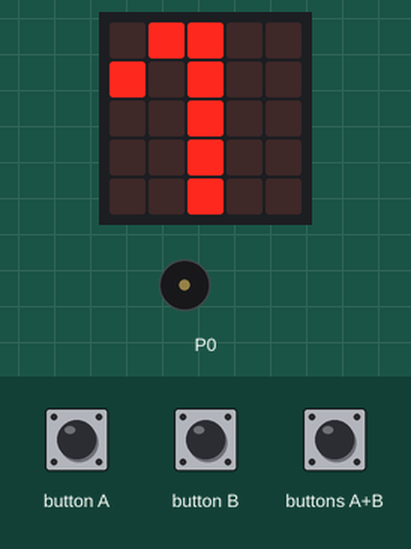
This program was run on a simulated BBC micro:bit (MakeCode). On the bench: the board's 5×5 LED display, buzzer (waves = sounding). The test bench sets the inputs (shaded band).

Above: at 1.2 s.
1.3 s: button A pressed for 0.15 s
At 1.32 s:
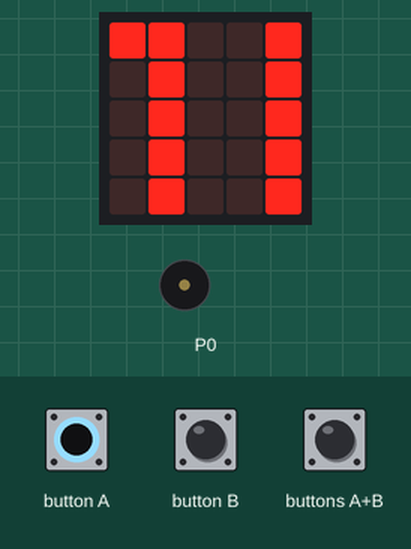
At 1.77 s:
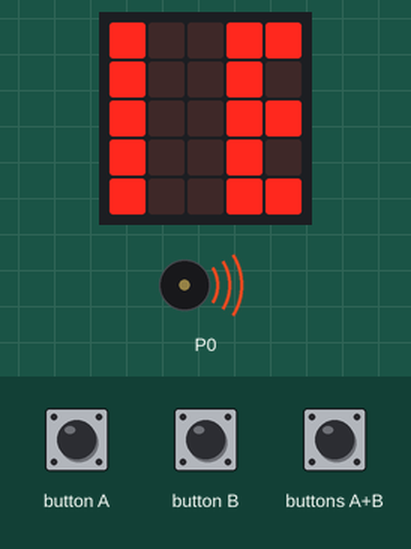
2.0 s: button B pressed for 0.15 s
At 2.2 s:
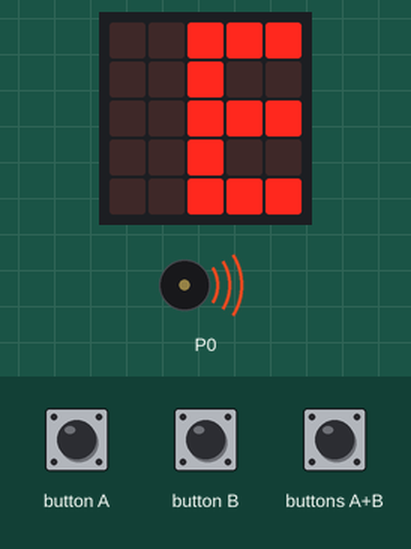
2.7 s: buttons A+B pressed for 0.15 s
At 3.08 s:
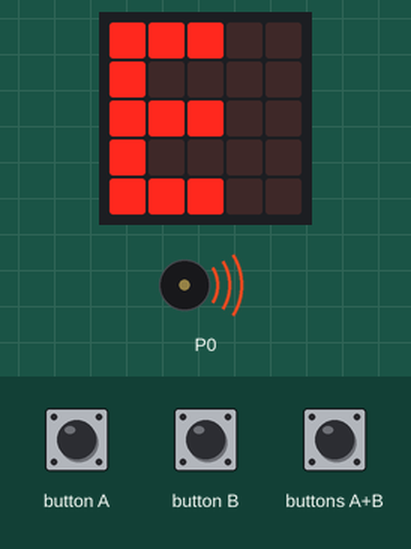
3.4 s: buttons A+B pressed for 1 s
5.0 s: button A pressed for 0.15 s
5.7 s: button B pressed for 0.15 s
Timing chart, 0 to 9.5 s (numbered marks = the images above; inputs shaded):
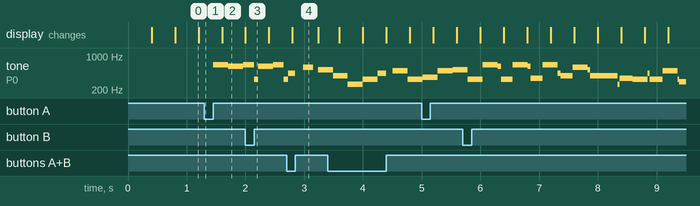

Measured:
- after the input at 1.3 s, tone on P0: silent → 659 Hz after 0.15 s, → 622 Hz 0.26 s later, → 659 Hz 0.26 s later
- what the display in image 0 shows lasts 0.4 s, from 0.8 s to 1.2 s

The program:

Mela_s_-_Heart.py
```python
def Heart_2():
    basic.show_leds("""
        . . . # .
        . . # # #
        . . # # #
        . . . # #
        . . . . #
        """)
    basic.show_leds("""
        . . # . #
        . # # # #
        . # # # #
        . . # # #
        . . . # .
        """)
    basic.show_leds("""
        . # . # .
        # # # # #
        # # # # #
        . # # # .
        . . # . .
        """)
    basic.show_leds("""
        # . # . .
        # # # # .
        # # # # .
        # # # . .
        . # . . .
        """)
    basic.show_leds("""
        . # . . .
        # # # . .
        # # # . .
        # # . . .
        # . . . .
        """)

def on_button_pressed_a():
    music.play_tone(659, music.beat(BeatFraction.HALF))
    music.play_tone(622, music.beat(BeatFraction.HALF))
    music.play_tone(659, music.beat(BeatFraction.HALF))
    music.play_tone(622, music.beat(BeatFraction.HALF))
    music.play_tone(659, music.beat(BeatFraction.HALF))
    music.play_tone(440, music.beat(BeatFraction.HALF))
    music.play_tone(587, music.beat(BeatFraction.HALF))
    music.play_tone(523, music.beat(BeatFraction.HALF))
    music.play_tone(392, music.beat(BeatFraction.HALF))
    music.play_tone(262, music.beat(BeatFraction.HALF))
    music.play_tone(330, music.beat(BeatFraction.HALF))
    music.play_tone(440, music.beat(BeatFraction.HALF))
    music.play_tone(494, music.beat(BeatFraction.HALF))
    music.play_tone(330, music.beat(BeatFraction.HALF))
    music.play_tone(370, music.beat(BeatFraction.HALF))
    music.play_tone(494, music.beat(BeatFraction.HALF))
    music.play_tone(523, music.beat(BeatFraction.HALF))
    music.play_tone(330, music.beat(BeatFraction.HALF))
input.on_button_pressed(Button.A, on_button_pressed_a)

def on_button_pressed_ab():
    music.stop_melody(MelodyStopOptions.ALL)
input.on_button_pressed(Button.AB, on_button_pressed_ab)

def on_button_pressed_b():
    music.start_melody(music.built_in_melody(Melodies.ODE), MelodyOptions.ONCE)
input.on_button_pressed(Button.B, on_button_pressed_b)

def Heart_1():
    basic.show_leds("""
        # . . . .
        # # . . #
        # # . . #
        # . . . .
        . . . . .
        """)
    basic.show_leds("""
        . . . . #
        # . . # #
        # . . # #
        . . . . #
        . . . . .
        """)

def on_forever():
    basic.show_leds("""
        # # . # #
        # . # . #
        # . . . #
        # . . . #
        # . . . #
        """)
    basic.show_leds("""
        # . # # .
        . # . # .
        . . . # .
        . . . # .
        . . . # .
        """)
    basic.show_leds("""
        . # # . .
        # . # . .
        . . # . .
        . . # . .
        . . # . .
        """)
    basic.show_leds("""
        # # . . #
        . # . . #
        . # . . #
        . # . . #
        . # . . #
        """)
    basic.show_leds("""
        # . . # #
        # . . # .
        # . . # #
        # . . # .
        # . . # #
        """)
    basic.show_leds("""
        . . # # #
        . . # . .
        . . # # #
        . . # . .
        . . # # #
        """)
    basic.show_leds("""
        . # # # .
        . # . . .
        . # # # .
        . # . . .
        . # # # .
        """)
    basic.show_leds("""
        # # # . .
        # . . . .
        # # # . .
        # . . . .
        # # # . .
        """)
    basic.show_leds("""
        # # . . #
        . . . . #
        # # . . #
        . . . . #
        # # . . #
        """)
    basic.show_leds("""
        # . . # .
        . . . # .
        # . . # .
        . . . # .
        # . . # #
        """)
    basic.show_leds("""
        . . # . .
        . . # . .
        . . # . .
        . . # . .
        . . # # #
        """)
    basic.show_leds("""
        . # . . .
        . # . . .
        . # . . .
        . # . . .
        . # # # .
        """)
    basic.show_leds("""
        # . . . .
        # . . . .
        # . . . .
        # . . . .
        # # # . .
        """)
    basic.show_leds("""
        . . . . #
        . . . . #
        . . . . #
        . . . . #
        # # . . #
        """)
    basic.show_leds("""
        . . . # #
        . . . # .
        . . . # #
        . . . # .
        # . . # .
        """)
    basic.show_leds("""
        . . # # #
        . . # . #
        . . # # #
        . . # . #
        . . # . #
        """)
    basic.show_leds("""
        . # # # .
        . # . # .
        . # # # .
        . # . # .
        . # . # .
        """)
    basic.show_leds("""
        # # # . .
        # . # . .
        # # # . .
        # . # . .
        # . # . .
        """)
    basic.show_leds("""
        # # . . .
        . # . . .
        # # . . .
        . # . . .
        . # . . .
        """)
    basic.show_leds("""
        # . . . .
        # . . . .
        # . . . .
        # . . . .
        # . . . .
        """)
    basic.show_leds("""
        . . . . .
        . . . . .
        . . . . .
        . . . . .
        . . . . .
        """)
    basic.show_leds("""
        . . . . .
        . . . . #
        . . . . #
        . . . . .
        . . . . .
        """)
    basic.show_leds("""
        . . . . #
        . . . # #
        . . . # #
        . . . . #
        . . . . .
        """)
    Heart_2()
    for index in range(3):
        Heart_1()
        Heart_2()
    basic.show_leds("""
        # . . . .
        # # . . .
        # # . . .
        # . . . .
        . . . . .
        """)
    basic.show_leds("""
        . . . . .
        # . . . .
        # . . . .
        . . . . .
        . . . . .
        """)
    basic.show_leds("""
        . . . . .
        . . . . .
        . . . . .
        . . . . .
        . . . . .
        """)
basic.forever(on_forever)
```
